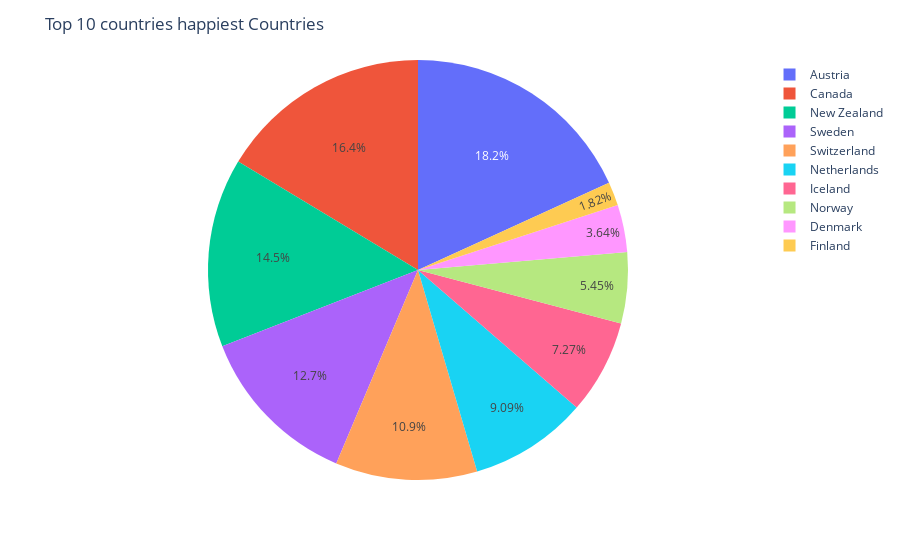

Notebook code for this chart:
### Code cell
d2 = happy.loc[:,['Country or region','Overall rank']].sort_values(ascending=True, by='Overall rank').head(10)

fig = px.pie(d2, values='Overall rank', names='Country or region')

fig.update_layout(title_text='Top 10 countries happiest Countries')
fig.show()

### Figure 1 — Plotly figure (JSON) as saved in the notebook; plotly's stock layout.template omitted (floating-point values rounded to 4 significant figures)
{"data": [{"domain": {"x": [0, 1], "y": [0, 1]}, "hovertemplate": "Country or region=%{label}<br>Overall rank=%{value}<extra></extra>", "labels": ["Finland", "Denmark", "Norway", "Iceland", "Netherlands", "Switzerland", "Sweden", "New Zealand", "Canada", "Austria"], "legendgroup": "", "name": "", "showlegend": true, "type": "pie", "values": [1, 2, 3, 4, 5, 6, 7, 8, 9, 10]}], "layout": {"legend": {"tracegroupgap": 0}, "margin": {"t": 60}, "title": {"text": "Top 10 countries happiest Countries"}}}
